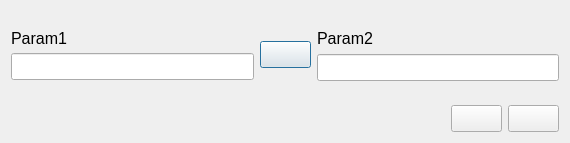
<?xml version="1.0" encoding="UTF-8"?>
<ui version="4.0">
 <class>QTwoValuesInputDialog</class>
 <widget class="QDialog" name="QTwoValuesInputDialog">
  <property name="geometry">
   <rect>
    <x>0</x>
    <y>0</y>
    <width>570</width>
    <height>143</height>
   </rect>
  </property>
  <property name="font">
   <font>
    <pointsize>12</pointsize>
   </font>
  </property>
  <property name="windowTitle">
   <string>Dialog</string>
  </property>
  <layout class="QVBoxLayout" name="verticalLayout_3">
   <item>
    <layout class="QHBoxLayout" name="horizontalLayout_2">
     <item>
      <layout class="QVBoxLayout" name="verticalLayout">
       <property name="spacing">
        <number>5</number>
       </property>
       <item>
        <spacer name="verticalSpacer_2">
         <property name="orientation">
          <enum>Qt::Vertical</enum>
         </property>
         <property name="sizeHint" stdset="0">
          <size>
           <width>20</width>
           <height>40</height>
          </size>
         </property>
        </spacer>
       </item>
       <item>
        <widget class="QLabel" name="lblParam1">
         <property name="sizePolicy">
          <sizepolicy hsizetype="Preferred" vsizetype="Maximum">
           <horstretch>0</horstretch>
           <verstretch>0</verstretch>
          </sizepolicy>
         </property>
         <property name="text">
          <string>Param1</string>
         </property>
        </widget>
       </item>
       <item>
        <widget class="QLineEdit" name="edtParam1"/>
       </item>
       <item>
        <spacer name="verticalSpacer">
         <property name="orientation">
          <enum>Qt::Vertical</enum>
         </property>
         <property name="sizeHint" stdset="0">
          <size>
           <width>20</width>
           <height>40</height>
          </size>
         </property>
        </spacer>
       </item>
      </layout>
     </item>
     <item>
      <widget class="QPushButton" name="btnFlipValues">
       <property name="text">
        <string/>
       </property>
       <property name="icon">
        <iconset resource="icons.qrc">
         <normaloff>:/images/icons/horizontal_flip.png</normaloff>:/images/icons/horizontal_flip.png</iconset>
       </property>
       <property name="iconSize">
        <size>
         <width>32</width>
         <height>32</height>
        </size>
       </property>
      </widget>
     </item>
     <item>
      <layout class="QVBoxLayout" name="verticalLayout_2">
       <property name="spacing">
        <number>6</number>
       </property>
       <item>
        <spacer name="verticalSpacer_3">
         <property name="orientation">
          <enum>Qt::Vertical</enum>
         </property>
         <property name="sizeHint" stdset="0">
          <size>
           <width>20</width>
           <height>40</height>
          </size>
         </property>
        </spacer>
       </item>
       <item>
        <widget class="QLabel" name="lblParam2">
         <property name="sizePolicy">
          <sizepolicy hsizetype="Preferred" vsizetype="Maximum">
           <horstretch>0</horstretch>
           <verstretch>0</verstretch>
          </sizepolicy>
         </property>
         <property name="text">
          <string>Param2</string>
         </property>
        </widget>
       </item>
       <item>
        <widget class="QLineEdit" name="edtParam2"/>
       </item>
       <item>
        <spacer name="verticalSpacer_4">
         <property name="orientation">
          <enum>Qt::Vertical</enum>
         </property>
         <property name="sizeHint" stdset="0">
          <size>
           <width>20</width>
           <height>40</height>
          </size>
         </property>
        </spacer>
       </item>
      </layout>
     </item>
    </layout>
   </item>
   <item>
    <layout class="QHBoxLayout" name="horizontalLayout">
     <item>
      <spacer name="horizontalSpacer">
       <property name="orientation">
        <enum>Qt::Horizontal</enum>
       </property>
       <property name="sizeHint" stdset="0">
        <size>
         <width>40</width>
         <height>20</height>
        </size>
       </property>
      </spacer>
     </item>
     <item>
      <widget class="QPushButton" name="btnOk">
       <property name="text">
        <string/>
       </property>
       <property name="icon">
        <iconset resource="icons.qrc">
         <normaloff>:/images/icons/apply.png</normaloff>:/images/icons/apply.png</iconset>
       </property>
       <property name="iconSize">
        <size>
         <width>32</width>
         <height>32</height>
        </size>
       </property>
      </widget>
     </item>
     <item>
      <widget class="QPushButton" name="btnCancel">
       <property name="text">
        <string/>
       </property>
       <property name="icon">
        <iconset resource="icons.qrc">
         <normaloff>:/images/icons/cancel.png</normaloff>:/images/icons/cancel.png</iconset>
       </property>
       <property name="iconSize">
        <size>
         <width>32</width>
         <height>32</height>
        </size>
       </property>
      </widget>
     </item>
    </layout>
   </item>
  </layout>
 </widget>
 <resources>
  <include location="icons.qrc"/>
 </resources>
 <connections>
  <connection>
   <sender>btnOk</sender>
   <signal>clicked()</signal>
   <receiver>QTwoValuesInputDialog</receiver>
   <slot>accept()</slot>
   <hints>
    <hint type="sourcelabel">
     <x>487</x>
     <y>112</y>
    </hint>
    <hint type="destinationlabel">
     <x>284</x>
     <y>71</y>
    </hint>
   </hints>
  </connection>
  <connection>
   <sender>btnCancel</sender>
   <signal>clicked()</signal>
   <receiver>QTwoValuesInputDialog</receiver>
   <slot>reject()</slot>
   <hints>
    <hint type="sourcelabel">
     <x>537</x>
     <y>112</y>
    </hint>
    <hint type="destinationlabel">
     <x>284</x>
     <y>71</y>
    </hint>
   </hints>
  </connection>
 </connections>
</ui>
